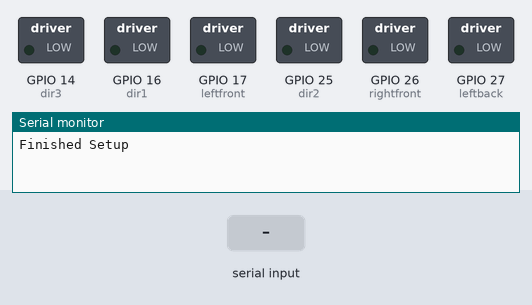
The sketch below on a simulated ESP32. On the bench: switched loads named in the sketch (green lamp = pin HIGH), the last lines printed to the serial monitor. The test bench sets the inputs (shaded band). Nothing arrives over Bluetooth unless stated.

Above: at 1.2 s.
1.3 s: "forward\n" received over the second serial link
At 1.8 s:
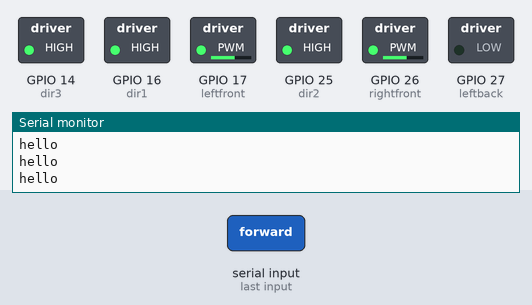
2.8 s: "back\n" received over the second serial link
At 4.0 s:
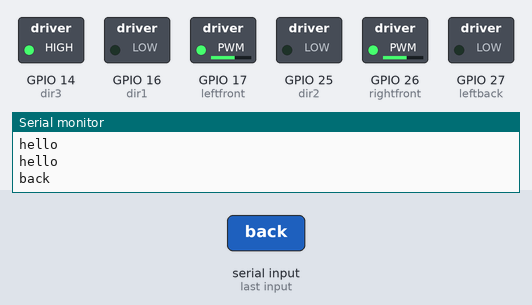
4.3 s: "left\n" received over the second serial link
At 5.3 s:
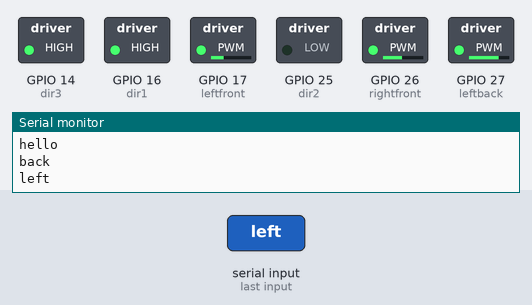
5.8 s: "right\n" received over the second serial link
At 6.4 s:
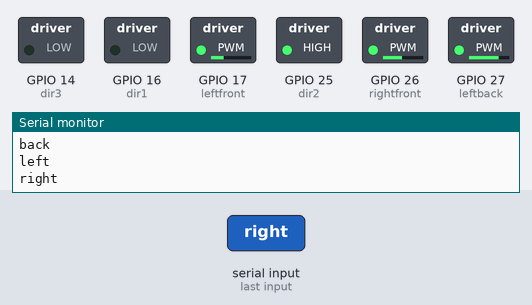
7.3 s: "rotate\n" received over the second serial link
At 7.6 s:
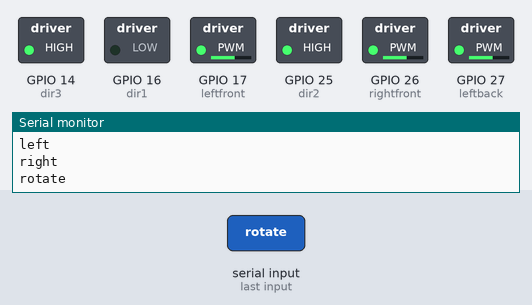
8.8 s: "stop\n" received over the second serial link
At 9.9 s:
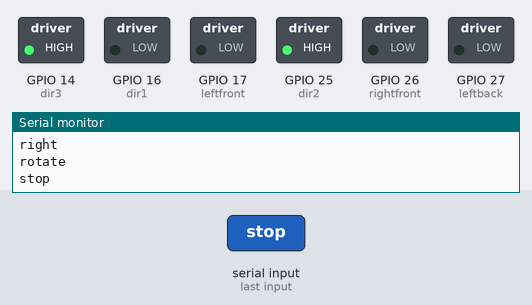
Timing chart, 0 to 11.3 s (numbered marks = the images above; inputs shaded):
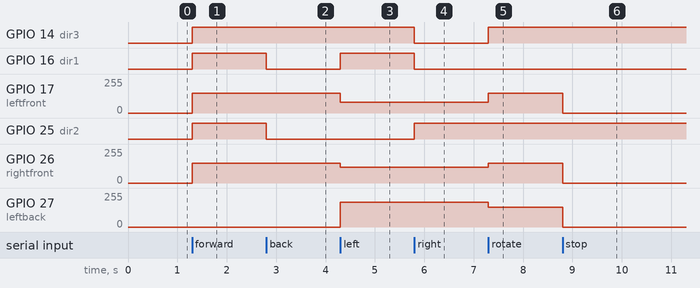

Measured:
- after the input at 1.3 s, GPIO 14 (dir3), GPIO 16 (dir1), GPIO 25 (dir2): LOW → HIGH at once; GPIO 17 (leftfront), GPIO 26 (rightfront): 0/255 → 149/255 at once
- after the input at 2.8 s, GPIO 16 (dir1), GPIO 25 (dir2): HIGH → LOW at once
- after the input at 4.3 s, GPIO 16 (dir1): LOW → HIGH at once; GPIO 17 (leftfront): 149/255 → 80/255 at once; GPIO 26 (rightfront): 149/255 → 120/255 at once; GPIO 27 (leftback): 0/255 → 187/255 at once
- after the input at 5.8 s, GPIO 14 (dir3), GPIO 16 (dir1): HIGH → LOW at once; GPIO 25 (dir2): LOW → HIGH at once
- after the input at 7.3 s, GPIO 14 (dir3): LOW → HIGH at once; GPIO 17 (leftfront): 80/255 → 149/255 at once; GPIO 26 (rightfront): 120/255 → 149/255 at once; GPIO 27 (leftback): 187/255 → 149/255 at once
- after the input at 8.8 s, GPIO 17 (leftfront), GPIO 26 (rightfront), GPIO 27 (leftback): 149/255 → 0/255 at once

The sketch:

project_slave.ino
```cpp
#include "BluetoothSerial.h"
#include <String.h>
BluetoothSerial SerialBT;


String dir;

int dir1 = 16; //32
int leftfront = 17; //21

int dir2 = 25; //33
int rightfront = 26; //19

int dir3 = 14; //25
int leftback = 27; //18

int PWM = 150;
int count1 = 800;


const int freq = 5000;
const int res = 8;

const int ledChannel0 = 0;
const int ledChannel1 = 1;
const int ledChannel2 = 2;
const int ledChannel3 = 3;
const int ledChannel4 = 4;

const int resolution = 8;

void setup() {
  Serial.begin(115200);
  SerialBT.begin("ESP329"); // Set the name of this device

  pinMode(dir1, OUTPUT);   //FOR MOTOR
//  ledcSetup(ledChannel0, freq, resolution);
//  ledcAttachPin(leftfront, ledChannel0);
  ledcAttach(leftfront,freq,res);


  pinMode(dir2, OUTPUT);
//  ledcSetup(ledChannel1, freq, resolution);
//  ledcAttachPin(rightfront, ledChannel1);
  ledcAttach(rightfront,freq,res);


  pinMode(dir3, OUTPUT);
//  ledcSetup(ledChannel2, freq, resolution);
//  ledcAttachPin(leftback, ledChannel2);
  ledcAttach(leftback,freq,res);

  Serial.println("Finished Setup");
}

void loop() {
//  dir = "stop";

  if (SerialBT.available()) {
    dir = SerialBT.readStringUntil('\n');
    Serial.println(dir);
  }

//  if (Serial.available()){
//    dir = Serial.readStringUntil('\n');
//    Serial.println(dir);
//  }

  if (dir == "forward") {

      digitalWrite(dir1, HIGH);        //LEFT MOTOR 137
      ledcWrite(leftfront, PWM);

      digitalWrite(dir2, HIGH);        //LEFT MOTOR 137
      ledcWrite(rightfront, PWM);

      digitalWrite(dir3, HIGH);        //LEFT MOTOR 137
      ledcWrite(leftback, 0);

      Serial.println("hello");
    }
    else if (dir == "back") {
      digitalWrite(dir1, LOW);        //LEFT MOTOR 137
      ledcWrite(leftfront, PWM);

      digitalWrite(dir2, LOW);        //LEFT MOTOR 137
      ledcWrite(rightfront, PWM);

      digitalWrite(dir3, HIGH);        //LEFT MOTOR 137
      ledcWrite(leftback, 0);
    }
    else if (dir == "left") {

      digitalWrite(dir1, HIGH);        //LEFT MOTOR 137
      ledcWrite(leftfront, PWM - 70);

      digitalWrite(dir2, LOW);        //LEFT MOTOR 137
      ledcWrite(rightfront, PWM - 30);

      digitalWrite(dir3, HIGH);        //LEFT MOTOR 137
      ledcWrite(leftback, PWM + 38);

    }
    else if (dir == "right") {
      digitalWrite(dir1, LOW);        //LEFT MOTOR 137
      ledcWrite(leftfront, PWM - 70);

      digitalWrite(dir2, HIGH);        //LEFT MOTOR 137
      ledcWrite(rightfront, PWM - 30);

      digitalWrite(dir3, LOW);        //LEFT MOTOR 137
      ledcWrite(leftback, PWM + 38);
    }
    else if (dir == "rotate") {

      digitalWrite(dir1, LOW);       //LEFT MOTOR 137
      ledcWrite(leftfront, PWM);

      digitalWrite(dir2, HIGH);        //LEFT MOTOR 137
      ledcWrite(rightfront, PWM);

      digitalWrite(dir3, HIGH);        //LEFT MOTOR 137
      ledcWrite(leftback, PWM);
    }
    else if (dir == "stop") {

      digitalWrite(dir1, LOW);       //LEFT MOTOR 137
      ledcWrite(leftfront, 0);

      digitalWrite(dir2, HIGH);        //LEFT MOTOR 137
      ledcWrite(rightfront, 0);

      digitalWrite(dir3, HIGH);        //LEFT MOTOR 137
      ledcWrite(leftback, 0);
    }
//  else {
//    digitalWrite(dir1, HIGH);        //LEFT MOTOR 137
//    ledcWrite(0, 0);
//
//    digitalWrite(dir2, HIGH);        //LEFT MOTOR 137
//    ledcWrite(1, 0);
//
//    digitalWrite(dir3, HIGH);        //LEFT MOTOR 137
//    ledcWrite(2, 0);
//  }
}
```
